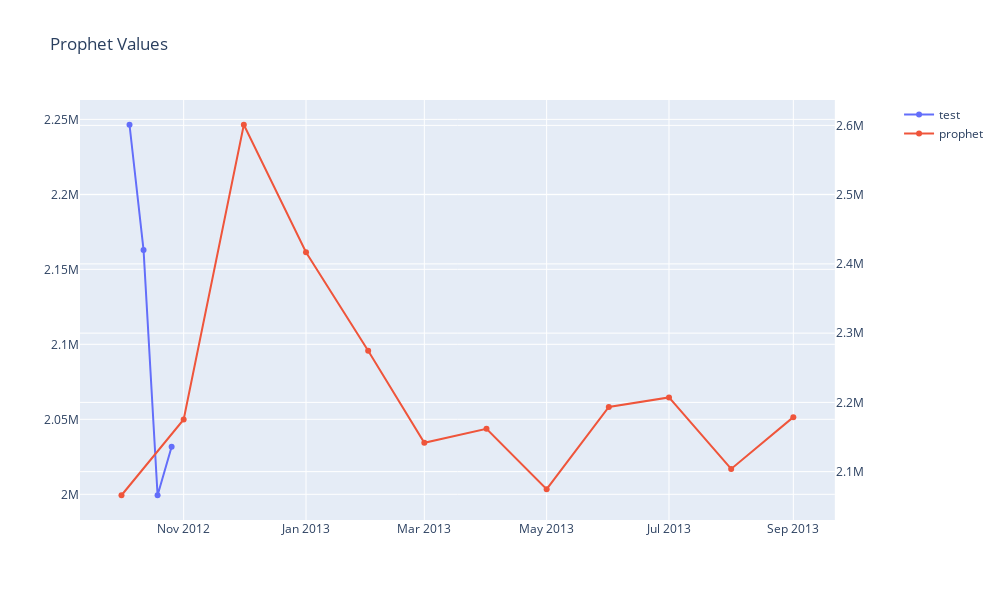

Notebook code for this chart:
### Code cell
fig = make_subplots(specs=[[{"secondary_y": True}]])

fig.add_trace(
    go.Scatter(x = x_test,y = y_test, name="test"),
    secondary_y=False
)

fig.add_trace(
    go.Scatter(x = x_pp ,y = y_pp, name="prophet"),
    secondary_y=True
)

fig.update_layout(
    title_text="Prophet Values",
    width = 1000, height = 600
)

fig.show()

### Figure 1 — Plotly figure (JSON) as saved in the notebook; plotly's stock layout.template omitted (floating-point values rounded to 4 significant figures)
{"data": [{"name": "test", "type": "scatter", "x": ["2012-10-05T00:00:00", "2012-10-12T00:00:00", "2012-10-19T00:00:00", "2012-10-26T00:00:00"], "xaxis": "x", "y": [2246000.0, 2163000.0, 1999000.0, 2032000.0], "yaxis": "y"}, {"name": "prophet", "type": "scatter", "x": ["2012-10-01T00:00:00", "2012-11-01T00:00:00", "2012-12-01T00:00:00", "2013-01-01T00:00:00", "2013-02-01T00:00:00", "2013-03-01T00:00:00", "2013-04-01T00:00:00", "2013-05-01T00:00:00", "2013-06-01T00:00:00", "2013-07-01T00:00:00", "2013-08-01T00:00:00", "2013-09-01T00:00:00"], "xaxis": "x", "y": [2066000.0, 2175000.0, 2601000.0, 2417000.0, 2275000.0, 2142000.0, 2162000.0, 2075000.0, 2193000.0, 2207000.0, 2104000.0, 2179000.0], "yaxis": "y2"}], "layout": {"height": 600, "title": {"text": "Prophet Values"}, "width": 1000, "xaxis": {"anchor": "y", "autorange": true, "domain": [0, 0.94], "range": ["2012-09-10 07:20:39.2153", "2013-09-21 16:39:20.7847"], "type": "date"}, "yaxis": {"anchor": "x", "autorange": true, "domain": [0, 1], "range": [1983000.0, 2263000.0], "type": "linear"}, "yaxis2": {"anchor": "x", "autorange": true, "overlaying": "y", "range": [2030000.0, 2637000.0], "side": "right", "type": "linear"}}}
